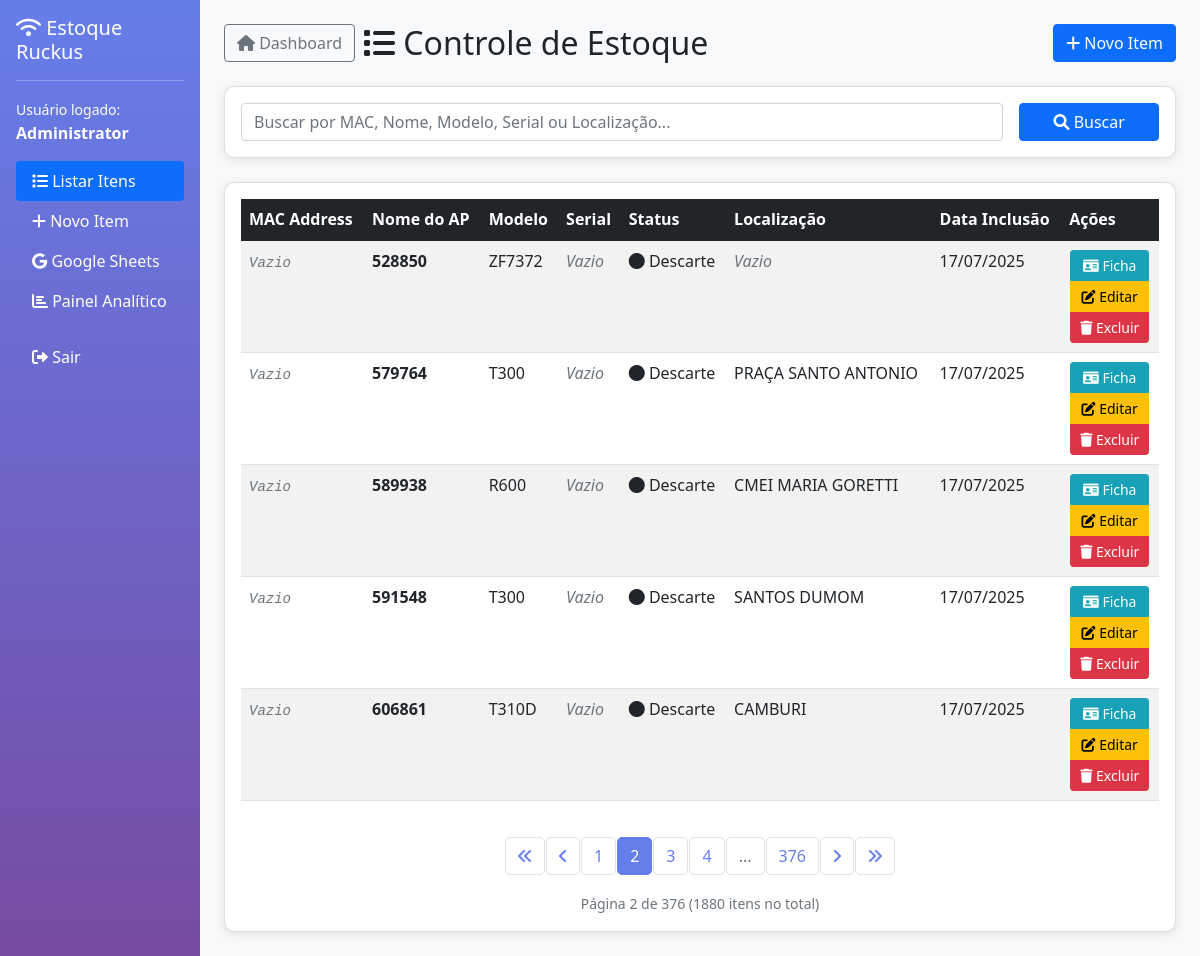
The app's page /dashboard/index.php?page=2 (signed in) with its own data.
### tables this page shows
CREATE TABLE `estoque` (
  `id` int(11) NOT NULL,
  `apmac` varchar(17) DEFAULT NULL COMMENT 'MAC Address of the Access Point',
  `apname` varchar(100) DEFAULT NULL COMMENT 'Access Point Name/Identifier',
  `model` varchar(50) DEFAULT NULL COMMENT 'Equipment Model',
  `serial` varchar(50) DEFAULT NULL COMMENT 'Serial Number',
  `status` varchar(50) DEFAULT 'Instalado' COMMENT 'Operational Status',
  `location` varchar(200) DEFAULT NULL COMMENT 'Physical Location',
  `inclusao` date DEFAULT NULL COMMENT 'Date added to inventory',
  `obs` text DEFAULT NULL COMMENT 'Additional observations/notes',
  `created_at` timestamp NOT NULL DEFAULT current_timestamp(),
  `updated_at` timestamp NOT NULL DEFAULT current_timestamp() ON UPDATE current_timestamp()
);

### config/database.php (called while the page is built, shortened)
<?php
function getConnection() {
    try {
        $dsn = "mysql:host=" . DB_HOST . ";dbname=" . DB_NAME . ";charset=" . DB_CHARSET;
        $options = [
            PDO::ATTR_ERRMODE            => PDO::ERRMODE_EXCEPTION,
            PDO::ATTR_DEFAULT_FETCH_MODE => PDO::FETCH_ASSOC,
            PDO::ATTR_EMULATE_PREPARES   => false,
        ];
        $pdo = new PDO($dsn, DB_USER, DB_PASS, $options);
        return $pdo;
    } catch (PDOException $e) {
        die("Database connection failed: " . $e->getMessage());
    }
}
?>

### classes/User.php (called while the page is built, shortened)
<?php
require_once '../config/database.php';
class User {
    public function getCurrentUser() {
        if (isset($_SESSION['user_id'])) {
            return [
                'id' => $_SESSION['user_id'],
                'name' => $_SESSION['user_name'],
                'email' => $_SESSION['user_email']
            ];
        }
        return null;
    }
}
?>

### classes/Inventory.php (called while the page is built, shortened)
<?php
class Inventory {
    private $pdo;
    public function __construct() {
        $this->pdo = getConnection();
    }
    public function getAll($page = 1, $limit = 10, $search = '') {
        try {
            $offset = ($page - 1) * $limit;
            $searchCondition = '';
            $params = [];
            $countStmt = $this->pdo->prepare("SELECT COUNT(*) FROM estoque $searchCondition");
            $countStmt->execute($params);
            $totalItems = $countStmt->fetchColumn();
            $stmt = $this->pdo->prepare("
                SELECT * FROM estoque
                $searchCondition
                ORDER BY created_at DESC
                LIMIT ? OFFSET ?
            ");
            $params[] = $limit;
            $params[] = $offset;
            $stmt->execute($params);
            $items = $stmt->fetchAll();
            return [
                'success' => true,
                'items' => $items,
                'pagination' => [
                    'current_page' => $page,
                    'total_items' => $totalItems,
                    'items_per_page' => $limit,
                    'total_pages' => ceil($totalItems / $limit)
                ]
            ];
        } catch (PDOException $e) {
            return ['success' => false, 'message' => 'Erro ao buscar itens: ' . $e->getMessage()];
        }
    }
}
?>

### dashboard/index.php (the view, shortened to what this page needs)
<?php
require_once '../classes/User.php';
require_once '../classes/Inventory.php';
$user = new User();
$currentUser = $user->getCurrentUser();
$inventory = new Inventory();
$page = isset($_GET['page']) ? (int)$_GET['page'] : 1;
$search = isset($_GET['search']) ? trim($_GET['search']) : '';
$result = $inventory->getAll($page, 5, $search);
?>
<!DOCTYPE html>
<html lang="pt-BR">
<head>
    <link href="https://cdn.jsdelivr.net/npm/bootstrap@5.1.3/dist/css/bootstrap.min.css" rel="stylesheet">
    <link href="https://cdnjs.cloudflare.com/ajax/libs/font-awesome/6.0.0/css/all.min.css" rel="stylesheet">
</head>
<body>
    <div class="container-fluid">
        <div class="row">
            <div class="col-md-2 sidebar p-0">
                <div class="text-white p-3">
                    <h5><i class="fas fa-wifi"></i> Estoque Ruckus</h5>
                    <hr class="text-white">
                    <div class="mb-3">
                        <small>Usuário logado:</small><br>
                        <strong><?= htmlspecialchars($currentUser['name']) ?></strong>
                    </div>
                    <ul class="nav nav-pills flex-column">
                        <li class="nav-item">
                            <a class="nav-link text-white active" href="index.php">
                                <i class="fas fa-list"></i> Listar Itens
                            </a>
                        </li>
                        <li class="nav-item">
                            <a class="nav-link text-white" href="add_item.php">
                                <i class="fas fa-plus"></i> Novo Item
                            </a>
                        </li>
                        <li class="nav-item">
                            <a class="nav-link text-white" href="import_google_sheets.php">
                                <i class="fab fa-google"></i> Google Sheets
                            </a>
                        </li>
                        <li class="nav-item">
                            <a class="nav-link text-white" href="analytics.php">
                                <i class="fas fa-chart-bar"></i> Painel Analítico
                            </a>
                        </li>
                        <li class="nav-item mt-3">
                            <a class="nav-link text-white" href="../auth/logout.php">
                                <i class="fas fa-sign-out-alt"></i> Sair
                            </a>
                        </li>
                    </ul>
                </div>
            </div>
            <div class="col-md-10 main-content p-4">
                <div class="d-flex justify-content-between align-items-center mb-4">
                    <div class="d-flex align-items-center">
                        <a href="../index.php" class="btn btn-outline-secondary me-2">
                            <i class="fas fa-home"></i> Dashboard
                        </a>
                        <h2 class="mb-0"><i class="fas fa-list"></i> Controle de Estoque</h2>
                    </div>
                    <a href="add_item.php" class="btn btn-primary">
                        <i class="fas fa-plus"></i> Novo Item
                    </a>
                </div>
                <div class="card mb-4">
                    <div class="card-body">
                        <form method="GET" class="row g-3">
                            <div class="col-md-10">
                                <input type="text" class="form-control" name="search"
                                       placeholder="Buscar por MAC, Nome, Modelo, Serial ou Localização..."
                                       value="<?= htmlspecialchars($search) ?>">
                            </div>
                            <div class="col-md-2">
                                <button type="submit" class="btn btn-primary w-100">
                                    <i class="fas fa-search"></i> Buscar
                                </button>
                            </div>
                        </form>
                    </div>
                </div>
                <div class="card">
                    <div class="card-body">
                        <?php if ($result['success'] && !empty($result['items'])): ?>
                            <div class="table-responsive">
                                <table class="table table-striped table-hover">
                                    <thead class="table-dark">
                                        <tr>
                                            <th>MAC Address</th>
                                            <th>Nome do AP</th>
                                            <th>Modelo</th>
                                            <th>Serial</th>
                                            <th>Status</th>
                                            <th>Localização</th>
                                            <th>Data Inclusão</th>
                                            <th>Ações</th>
                                        </tr>
                                    </thead>
                                    <tbody>
                                        <?php foreach ($result['items'] as $item): ?>
                                            <tr>
                                                <td><code><?= !empty($item['apmac']) ? htmlspecialchars($item['apmac']) : '<em class="text-muted">Vazio</em>' ?></code></td>
                                                <td><strong><?= !empty($item['apname']) ? htmlspecialchars($item['apname']) : '<em class="text-muted">Vazio</em>' ?></strong></td>
                                                <td><?= !empty($item['model']) ? htmlspecialchars($item['model']) : '<em class="text-muted">Vazio</em>' ?></td>
                                                <td><?= !empty($item['serial']) ? htmlspecialchars($item['serial']) : '<em class="text-muted">Vazio</em>' ?></td>
                                                <td>
                                                    <span class="status-<?= strtolower($item['status']) ?>">
                                                        <i class="fas fa-circle"></i> <?= htmlspecialchars($item['status']) ?>
                                                    </span>
                                                </td>
                                                <td><?= !empty($item['location']) ? htmlspecialchars($item['location']) : '<em class="text-muted">Vazio</em>' ?></td>
                                                <td><?= !empty($item['inclusao']) && $item['inclusao'] !== '0000-00-00' ? date('d/m/Y', strtotime($item['inclusao'])) : '<em class="text-muted">Vazio</em>' ?></td>
                                                <td>
                                                    <div class="btn-group-vertical btn-group-sm" role="group">
                                                        <a href="view_item.php?id=<?= $item['id'] ?>" class="btn btn-ficha btn-action" title="Ver Ficha">
                                                            <i class="fas fa-id-card"></i> Ficha
                                                        </a>
                                                        <a href="edit_item.php?id=<?= $item['id'] ?>" class="btn btn-warning btn-action" title="Editar">
                                                            <i class="fas fa-edit"></i> Editar
                                                        </a>
                                                        <a href="delete_item.php?id=<?= $item['id'] ?>"
                                                           class="btn btn-danger btn-action"
                                                           onclick="return confirm('Tem certeza que deseja excluir este item?')"
                                                           title="Excluir">
                                                            <i class="fas fa-trash"></i> Excluir
                                                        </a>
                                                    </div>
                                                </td>
                                            </tr>
                                        <?php endforeach; ?>
                                    </tbody>
                                </table>
                            </div>
                            <?php if ($result['pagination']['total_pages'] > 1): ?>
                                <nav aria-label="Navegação de páginas">
                                    <ul class="pagination justify-content-center flex-wrap">
                                        <?php if ($page > 1): ?>
                                            <li class="page-item">
                                                <a class="page-link" href="?page=1<?= !empty($search) ? '&search=' . urlencode($search) : '' ?>" title="Primeira página">
                                                    <i class="fas fa-angle-double-left"></i>
                                                </a>
                                            </li>
                                        <?php endif; ?>
                                        <?php if ($page > 1): ?>
                                            <li class="page-item">
                                                <a class="page-link" href="?page=<?= $page - 1 ?><?= !empty($search) ? '&search=' . urlencode($search) : '' ?>" title="Página anterior">
                                                    <i class="fas fa-angle-left"></i>
                                                </a>
                                            </li>
                                        <?php endif; ?>
                                        <?php
                                        $startPage = max(1, $page - 2);
                                        $endPage = min($result['pagination']['total_pages'], $page + 2);
                                        if ($startPage > 1): ?>
                                            <?php endif;
                                        for ($i = $startPage; $i <= $endPage; $i++): ?>
                                            <li class="page-item <?= $i == $page ? 'active' : '' ?>">
                                                <a class="page-link" href="?page=<?= $i ?><?= !empty($search) ? '&search=' . urlencode($search) : '' ?>">
                                                    <?= $i ?>
                                                </a>
                                            </li>
                                        <?php endfor;
                                        if ($endPage < $result['pagination']['total_pages']): ?>
                                            <?php if ($endPage < $result['pagination']['total_pages'] - 1): ?>
                                                <li class="page-item disabled">
                                                    <span class="page-link">...</span>
                                                </li>
                                            <?php endif; ?>
                                            <li class="page-item">
                                                <a class="page-link" href="?page=<?= $result['pagination']['total_pages'] ?><?= !empty($search) ? '&search=' . urlencode($search) : '' ?>">
                                                    <?= $result['pagination']['total_pages'] ?>
                                                </a>
                                            </li>
                                        <?php endif; ?>
                                        <?php if ($page < $result['pagination']['total_pages']): ?>
                                            <li class="page-item">
                                                <a class="page-link" href="?page=<?= $page + 1 ?><?= !empty($search) ? '&search=' . urlencode($search) : '' ?>" title="Próxima página">
                                                    <i class="fas fa-angle-right"></i>
                                                </a>
                                            </li>
                                        <?php endif; ?>
                                        <?php if ($page < $result['pagination']['total_pages']): ?>
                                            <li class="page-item">
                                                <a class="page-link" href="?page=<?= $result['pagination']['total_pages'] ?><?= !empty($search) ? '&search=' . urlencode($search) : '' ?>" title="Última página">
                                                    <i class="fas fa-angle-double-right"></i>
                                                </a>
                                            </li>
                                        <?php endif; ?>
                                    </ul>
                                    <div class="text-center mt-2">
                                        <small class="text-muted">
                                            Página <?= $page ?> de <?= $result['pagination']['total_pages'] ?>
                                            (<?= $result['pagination']['total_items'] ?> itens no total)
                                        </small>
                                    </div>
                                </nav>
                            <?php endif; ?>
                        <?php endif; ?>
                    </div>
                </div>
            </div>
        </div>
    </div>
</body>
</html>

### records on screen
estoque: shows "Vazio", apname "528850", model "ZF7372", status "Descarte", inclusao "17/07/2025"
estoque: shows "Vazio", apname "579764", model "T300", status "Descarte", location "PRAÇA SANTO ANTONIO", inclusao "17/07/2025"
estoque: shows "Vazio", apname "589938", model "R600", status "Descarte", location "CMEI MARIA GORETTI", inclusao "17/07/2025"
estoque: shows "Vazio", apname "591548", model "T300", status "Descarte", location "SANTOS DUMOM", inclusao "17/07/2025"
estoque: shows "Vazio", apname "606861", model "T310D", status "Descarte", location "CAMBURI", inclusao "17/07/2025"

### other values on screen
$currentUser['name'] "Administrator"
$result['pagination']['total_pages'] "376"
$page "2"
$result['pagination']['total_items'] "1880"
